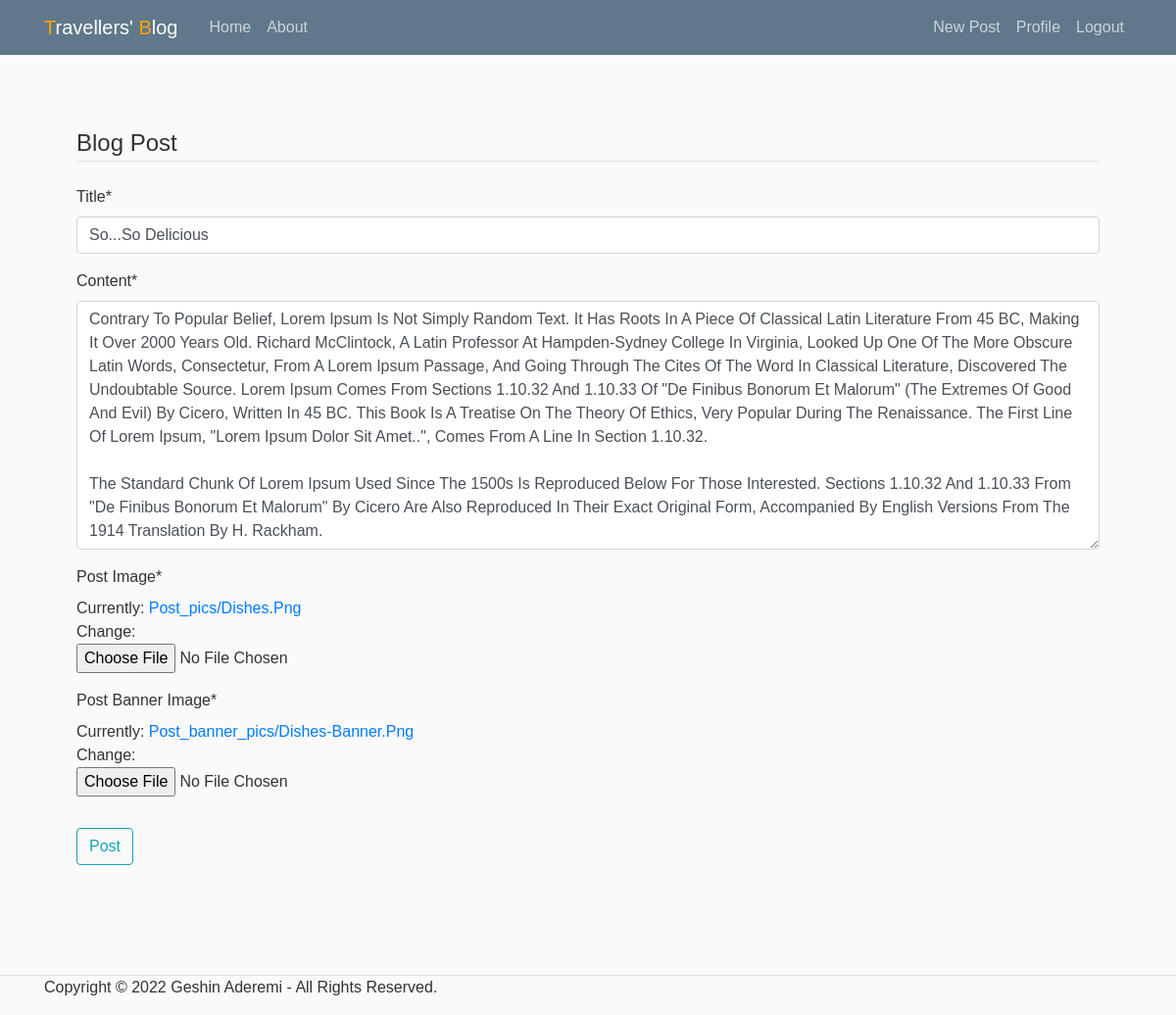
The app's page /post/8/update/ (signed in) with its own data.
### blog/models.py (models this page shows, shortened)
class Post(models.Model):
    title = models.CharField(max_length=100)
    post_image = models.ImageField(upload_to='post_pics')
    post_banner_image = models.ImageField(upload_to='post_banner_pics')
    content = models.TextField()
    date_posted = models.DateTimeField(default=timezone.now)
    author = models.ForeignKey(User, on_delete=models.CASCADE)

### blog/views.py (the view, shortened to what this page needs)
# urls.py: path('post/<int:pk>/update/', PostUpdateView.as_view(), name='post-update'),
class PostUpdateView(LoginRequiredMixin, UserPassesTestMixin, UpdateView):
    model = Post
    fields = ['title', 'content', 'post_image', 'post_banner_image']
    def test_func(self):
        post = self.get_object()
        if self.request.user == post.author:
            return True
        return False

### blog/templates/blog/post_form.html (shortened to what this page needs)
{% extends "blog/base.html" %}
{% load crispy_forms_tags %}
{% block content %}
    <section class="container my-5 p-5">
        <form method="POST" enctype="multipart/form-data">
            <fieldset class="form-group">
                <legend class="border-bottom mb-4">Blog Post</legend>
                {{ form|crispy }}
            </fieldset>
            <div class="form-group">
                <button class="btn btn-outline-info" type="submit">Post</button>
            </div>
        </form>
    </section>
{% endblock content %}

### static/css/main.css (style rules this page uses)
* { font-family: 'Nunito', sans-serif; margin:0; padding:0; box-sizing: border-box; text-transform: capitalize; outline: none; border:none; text-decoration: none; transition: all .2s linear; }
body { background: #fafafa; color: #333333; margin-top: 5rem; }

### records on screen
Post: title "So...So Delicious", content "Contrary to popular belief, Lorem Ipsum is not simply random text. It has roots in a piece of classical Latin literature from 45 BC, making it over 2000 years old. Richard McClintock, a Latin professor at Hampden-Sydney College in Virginia, looked up one of the more obscure Latin words, consectetur, from a Lorem Ipsum passage, and going through the cites of the word in classical literature, discovered the undoubtable source. Lorem Ipsum comes from sections 1.10.32 and 1.10.33 of \"de Finibus Bonorum et Malorum\" (The Extremes of Good and Evil) by Cicero, written in 45 BC. This book is a treatise on the theory of ethics, very popular during the Renaissance. The first line of Lorem Ipsum,…"
